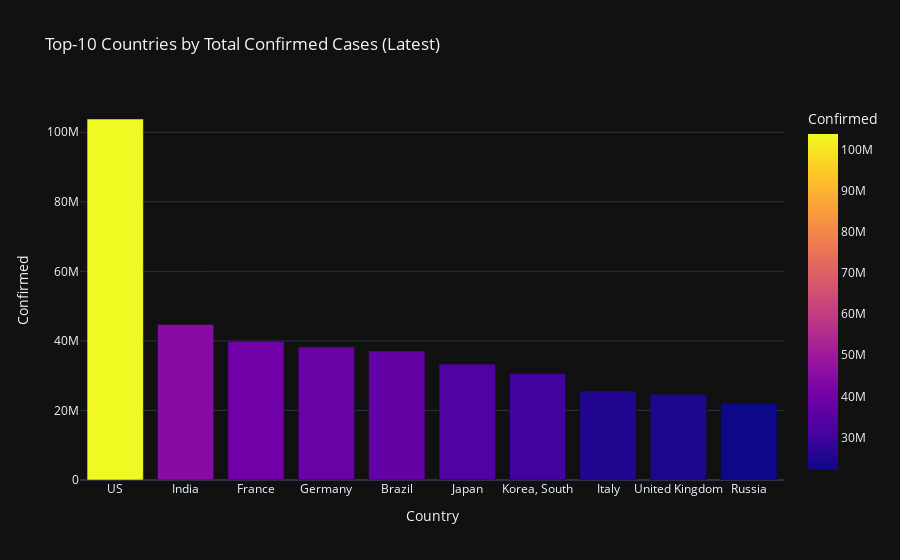

Here is the notebook cell this chart was saved with:
### Code cell
# ===============================================================
# 🌍 Advanced COVID-19 Data Dashboard (2025-Compatible)
# ===============================================================

!pip install pandas matplotlib plotly requests ipywidgets -q

import pandas as pd
import numpy as np
import matplotlib.pyplot as plt
import plotly.express as px
import requests
from datetime import datetime, timedelta
from IPython.display import display, HTML
import ipywidgets as widgets

plt.style.use('ggplot')

# ---------------------------------------------------------------
# 1️⃣ Fetch Data from Johns Hopkins GitHub
# ---------------------------------------------------------------
print("📡 Fetching COVID-19 data from Johns Hopkins...")

URL_BASE = "https://raw.githubusercontent.com/CSSEGISandData/COVID-19/master/csse_covid_19_data/" \
            "csse_covid_19_time_series/"

files = {
    "confirmed": "time_series_covid19_confirmed_global.csv",
    "deaths": "time_series_covid19_deaths_global.csv",
    "recovered": "time_series_covid19_recovered_global.csv"
}

dfs = {}
for key, fname in files.items():
    url = URL_BASE + fname
    try:
        df = pd.read_csv(url, on_bad_lines='skip')
        # Standardize column names
        df.columns = [c.strip() for c in df.columns]
        dfs[key] = df
        print(f"✅ {key.title()} data loaded: {len(df)} rows")
    except Exception as e:
        print(f"⚠️ Could not load {key} data: {e}")

# ---------------------------------------------------------------
# 2️⃣ Clean and Reshape Data
# ---------------------------------------------------------------
def reshape_covid(df, value_name):
    # Remove non-date columns safely
    id_cols = [c for c in df.columns if not c[0].isdigit()]
    value_cols = [c for c in df.columns if c not in id_cols]
    df = df.groupby("Country/Region", as_index=False)[value_cols].sum()
    df_melted = df.melt(id_vars=["Country/Region"], var_name="Date", value_name=value_name)
    # Handle date parsing robustly
    df_melted = df_melted[df_melted["Date"].str.match(r"\d{1,2}/\d{1,2}/\d{2}")]
    df_melted["Date"] = pd.to_datetime(df_melted["Date"], errors="coerce", format="%m/%d/%y")
    df_melted = df_melted.dropna(subset=["Date"])
    df_melted.rename(columns={"Country/Region": "Country"}, inplace=True)
    return df_melted

confirmed = reshape_covid(dfs["confirmed"], "Confirmed")
deaths = reshape_covid(dfs["deaths"], "Deaths")
recovered = reshape_covid(dfs["recovered"], "Recovered") if "recovered" in dfs else None

# Merge frames
covid = confirmed.merge(deaths, on=["Country", "Date"], how="outer")
if recovered is not None:
    covid = covid.merge(recovered, on=["Country", "Date"], how="left")
covid.fillna(0, inplace=True)

print(f"\n✅ Cleaned data: {len(covid):,} records from {covid['Date'].min().date()} → {covid['Date'].max().date()}")

# ---------------------------------------------------------------
# 3️⃣ Interactive Widgets
# ---------------------------------------------------------------
country_widget = widgets.Dropdown(
    options=sorted(covid['Country'].unique()),
    value='India' if 'India' in covid['Country'].unique() else covid['Country'].iloc[0],
    description='Country:'
)
display(country_widget)

# ---------------------------------------------------------------
# 4️⃣ Analysis and Visualization Function
# ---------------------------------------------------------------
def plot_country_analysis(country):
    data = covid[covid['Country'] == country].sort_values('Date').copy()
    data['New_Cases'] = data['Confirmed'].diff().fillna(0)
    data['New_Deaths'] = data['Deaths'].diff().fillna(0)
    data['7d_Avg_Cases'] = data['New_Cases'].rolling(7).mean()
    data['7d_Avg_Deaths'] = data['New_Deaths'].rolling(7).mean()
    data['Fatality_Rate'] = np.where(data['Confirmed'] > 0, (data['Deaths'] / data['Confirmed']) * 100, 0)

    # Summary
    latest = data.iloc[-1]
    print("\n=== COVID-19 Summary for", country, "===")
    print(f"Date: {latest['Date'].date()}")
    print(f"Total Confirmed: {int(latest['Confirmed']):,}")
    print(f"Total Deaths: {int(latest['Deaths']):,}")
    print(f"Fatality Rate: {latest['Fatality_Rate']:.2f}%")
    print(f"7-Day Avg New Cases: {int(latest['7d_Avg_Cases']):,}")
    print(f"7-Day Avg Deaths: {int(latest['7d_Avg_Deaths']):,}")

    # ----- Plot 1: Cumulative Cases & Deaths -----
    fig, axes = plt.subplots(3, 1, figsize=(12, 12), sharex=True)
    axes[0].plot(data['Date'], data['Confirmed'], label='Total Cases', color='tab:blue')
    axes[0].plot(data['Date'], data['Deaths'], label='Total Deaths', color='tab:red')
    axes[0].set_title(f"{country} - Cumulative COVID-19 Cases & Deaths")
    axes[0].legend()

    # ----- Plot 2: Daily New Cases -----
    axes[1].bar(data['Date'], data['New_Cases'], color='skyblue', label='New Cases')
    axes[1].plot(data['Date'], data['7d_Avg_Cases'], color='navy', label='7-Day Avg')
    axes[1].set_title('Daily New Cases')
    axes[1].legend()

    # ----- Plot 3: Daily Deaths -----
    axes[2].bar(data['Date'], data['New_Deaths'], color='lightcoral', label='New Deaths')
    axes[2].plot(data['Date'], data['7d_Avg_Deaths'], color='darkred', label='7-Day Avg')
    axes[2].set_title('Daily Deaths')
    axes[2].legend()
    plt.tight_layout()
    plt.show()

    # ----- Plotly Interactive -----
    fig = px.line(data, x='Date', y=['Confirmed', 'Deaths'],
                  title=f"{country} COVID-19 Time Series",
                  labels={'value': 'Count', 'variable': 'Metric'},
                  template='plotly_dark')
    fig.show()

    # ----- Growth Rate -----
    data['Growth_Rate_%'] = data['Confirmed'].pct_change().replace([np.inf, np.nan], 0) * 100
    plt.figure(figsize=(10, 4))
    plt.plot(data['Date'], data['Growth_Rate_%'], color='teal')
    plt.title(f"{country} - Daily Growth Rate of Confirmed Cases (%)")
    plt.xlabel("Date")
    plt.ylabel("Growth Rate (%)")
    plt.grid(True)
    plt.show()

    # ----- Fatality Rate -----
    plt.figure(figsize=(10, 4))
    plt.plot(data['Date'], data['Fatality_Rate'], color='black')
    plt.title(f"{country} - Case Fatality Rate (%)")
    plt.xlabel("Date")
    plt.ylabel("Fatality Rate (%)")
    plt.grid(True)
    plt.show()

# ---------------------------------------------------------------
# 5️⃣ Connect Interactive Dropdown
# ---------------------------------------------------------------
widgets.interact(plot_country_analysis, country=country_widget);

# ---------------------------------------------------------------
# 6️⃣ Global Comparison
# ---------------------------------------------------------------
print("\n🌎 Preparing top-10 countries by total confirmed cases...")

top10 = covid.groupby('Country')['Confirmed'].max().nlargest(10).index.tolist()
top10_df = covid[covid['Country'].isin(top10)]
top10_latest = top10_df[top10_df['Date'] == top10_df['Date'].max()]

fig = px.bar(top10_latest.sort_values('Confirmed', ascending=False),
             x='Country', y='Confirmed',
             title='Top-10 Countries by Total Confirmed Cases (Latest)',
             color='Confirmed', template='plotly_dark')
fig.show()

### Figure 1 — Plotly figure (JSON) as saved in the notebook; plotly's stock layout.template omitted (floating-point values rounded to 4 significant figures)
{"data": [{"hovertemplate": "Country=%{x}<br>Confirmed=%{marker.color}<extra></extra>", "legendgroup": "", "marker": {"color": [103802702, 44690738, 39866718, 38249060, 37076053, 33320438, 30615522, 25603510, 24658705, 22075858], "coloraxis": "coloraxis", "pattern": {"shape": ""}}, "name": "", "orientation": "v", "showlegend": false, "textposition": "auto", "type": "bar", "x": ["US", "India", "France", "Germany", "Brazil", "Japan", "Korea, South", "Italy", "United Kingdom", "Russia"], "xaxis": "x", "y": [103802702, 44690738, 39866718, 38249060, 37076053, 33320438, 30615522, 25603510, 24658705, 22075858], "yaxis": "y"}], "layout": {"barmode": "relative", "coloraxis": {"colorbar": {"title": {"text": "Confirmed"}}, "colorscale": [[0, "#0d0887"], [0.1111, "#46039f"], [0.2222, "#7201a8"], [0.3333, "#9c179e"], [0.4444, "#bd3786"], [0.5556, "#d8576b"], [0.6667, "#ed7953"], [0.7778, "#fb9f3a"], [0.8889, "#fdca26"], [1, "#f0f921"]]}, "legend": {"tracegroupgap": 0}, "title": {"text": "Top-10 Countries by Total Confirmed Cases (Latest)"}, "xaxis": {"anchor": "y", "domain": [0, 1], "title": {"text": "Country"}}, "yaxis": {"anchor": "x", "domain": [0, 1], "title": {"text": "Confirmed"}}}}
